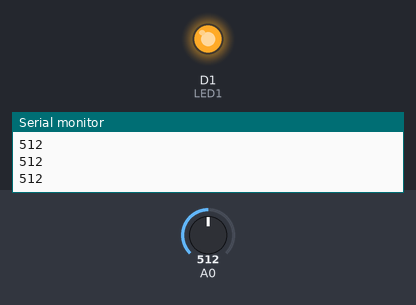
The sketch below on a simulated ESP8266 (NodeMCU). Shown: output pins drawn as LEDs (lit = HIGH), the last lines printed to the serial monitor. The test bench sets the inputs (shaded band); at power-on: A0 = 512.

Above: at 1.3 s.
1.4 s: A0 set to 263
3.2 s: A0 set to 238
At 4.9 s:
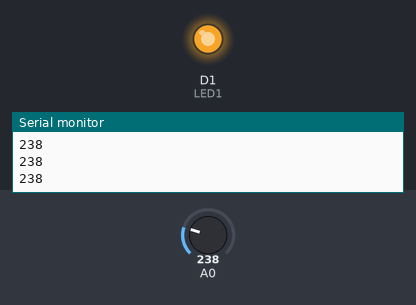
5.5 s: A0 set to 122
At 6.5 s:
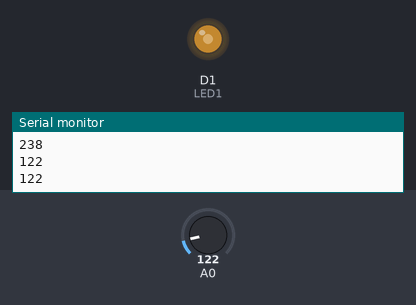
Timing chart, 0 to 8.5 s (numbered marks = the images above; inputs shaded):
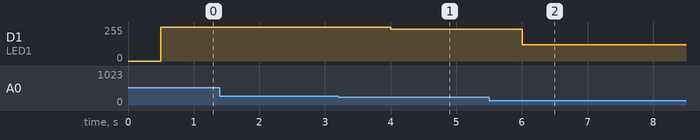

Measured:
- after the input at 3.2 s, D1 (LED1): 255/255 → 238/255 after 0.80 s
- after the input at 5.5 s, D1 (LED1): 238/255 → 122/255 after 0.50 s

The sketch:

aduno_esp8266_led_Potentiometer.ino
```cpp
int LED1 = D1;
void setup() {
  // initialize serial communication at 9600 bits per second:
  pinMode(D1, OUTPUT);
  Serial.begin(9600);
}

// the loop routine runs over and over again forever:
void loop() {
  // read the input on analog pin 0:
  int sensorValue = analogRead(A0);
  // print out the value you read:
  Serial.println(sensorValue);
  delay(500);        // delay in between reads for stability

  digitalWrite(LED1, HIGH);   // turn the LED on (HIGH is the voltage level)
  analogWrite(LED1, sensorValue);

}
```
